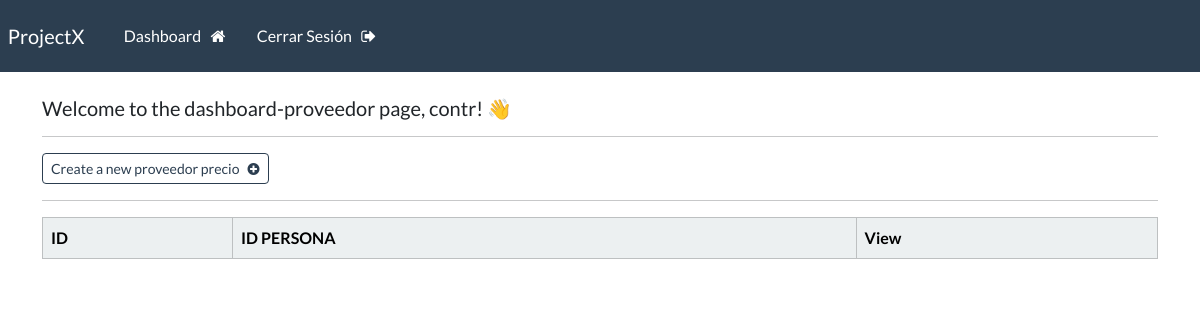
Before: /dashboard-proveedor (signed in) with the older database file.
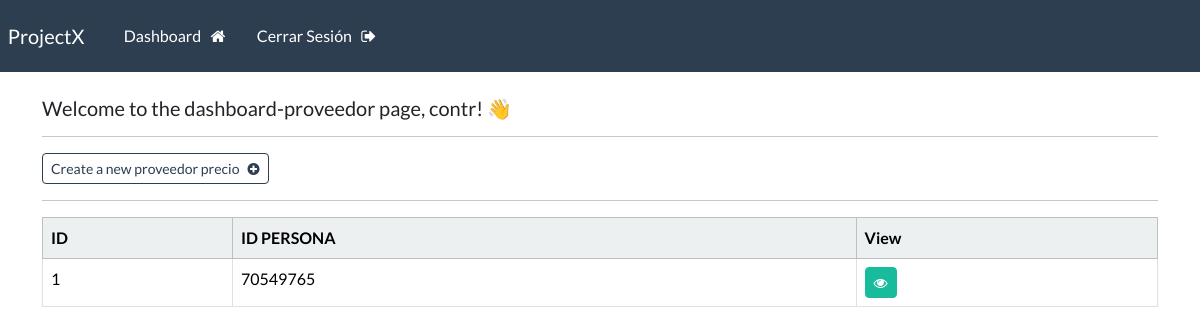
After: the same page with the newer database file.
### webapp/models.py (models this page shows, shortened)
class Proveedor(models.Model):
    id_persona = models.OneToOneField(Persona, on_delete = models.CASCADE)

class Persona(models.Model):
    id_tipodocumento = models.ForeignKey(TipoDocumento, on_delete=models.CASCADE)
    documento = models.CharField(max_length=15)
    def __str__(self):
        return self.documento

### webapp/views.py (the view)
# urls.py: path('dashboard-proveedor', views.dashboard_proveedor, name="dashboard-proveedor"),
@login_required(login_url='my-login')
def dashboard_proveedor(request):
    proveedores = Proveedor.objects.all()
    context = {'proveedores': proveedores}
    return render(request, 'webapp/dashboard-proveedor.html', context=context)

### webapp/templates/webapp/dashboard-proveedor.html
{% extends 'webapp/base.html' %}
{% block content %}
    <h5> Welcome to the dashboard-proveedor page, {{user}}! 👋</h5>
    <hr>
    <a class="btn btn-outline-primary btn-sm" href="{% url 'create-proveedor' %}">
        Create a new proveedor precio &nbsp; <i class="fa fa-plus-circle" aria-hidden="true"></i>
    </a>
    <hr>
    <table class="table table table-hover table-bordered">
        <thead class="table-light">
            <tr>
                <th scope="col"> ID </th>
                <th scope="col"> ID PERSONA </th>
                <th scope="col"> View </th>
            </tr>
        </thead>
        <tbody>
        {% if proveedores %}
            {% for proveedor in proveedores %}
            <tr>
                <td> {{proveedor.id}} </td>
                <td> {{proveedor.id_persona}}</td>
                <td> <a class="btn btn-success btn-sm" href="{% url 'proveedor' proveedor.id %}"> <i class="fa fa-eye" aria-hidden="true"></i> </a></td>
            </tr>
            {% endfor %}
        {% endif %}
        </tbody>
    </table>
{% endblock %}

Changed rows visible on the page:
added Proveedor: id "1", id_persona "70549765"
